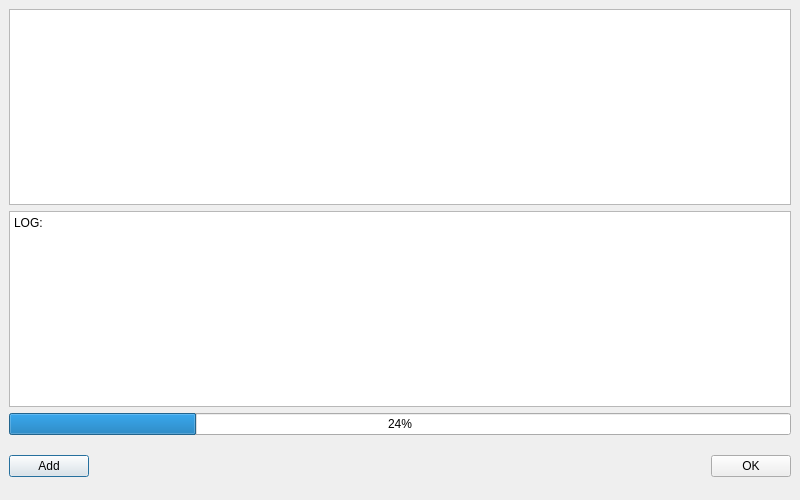
<?xml version="1.0" encoding="UTF-8"?>
<ui version="4.0">
 <class>seg</class>
 <widget class="QDialog" name="seg">
  <property name="geometry">
   <rect>
    <x>0</x>
    <y>0</y>
    <width>800</width>
    <height>500</height>
   </rect>
  </property>
  <property name="windowTitle">
   <string>Dialog</string>
  </property>
  <layout class="QHBoxLayout" name="horizontalLayout_2">
   <property name="leftMargin">
    <number>0</number>
   </property>
   <property name="topMargin">
    <number>0</number>
   </property>
   <property name="rightMargin">
    <number>0</number>
   </property>
   <property name="bottomMargin">
    <number>0</number>
   </property>
   <item>
    <widget class="QWidget" name="widget_2" native="true">
     <layout class="QVBoxLayout" name="verticalLayout">
      <item>
       <widget class="QListWidget" name="listWidget"/>
      </item>
      <item>
       <widget class="QTextBrowser" name="textBrowser">
        <property name="html">
         <string>&lt;!DOCTYPE HTML PUBLIC &quot;-//W3C//DTD HTML 4.0//EN&quot; &quot;http://www.w3.org/TR/REC-html40/strict.dtd&quot;&gt;
&lt;html&gt;&lt;head&gt;&lt;meta name=&quot;qrichtext&quot; content=&quot;1&quot; /&gt;&lt;style type=&quot;text/css&quot;&gt;
p, li { white-space: pre-wrap; }
&lt;/style&gt;&lt;/head&gt;&lt;body style=&quot; font-family:'SimSun'; font-size:9pt; font-weight:400; font-style:normal;&quot;&gt;
&lt;p style=&quot; margin-top:0px; margin-bottom:0px; margin-left:0px; margin-right:0px; -qt-block-indent:0; text-indent:0px;&quot;&gt;LOG:&lt;/p&gt;&lt;/body&gt;&lt;/html&gt;</string>
        </property>
       </widget>
      </item>
      <item>
       <widget class="QProgressBar" name="progressBar">
        <property name="value">
         <number>24</number>
        </property>
       </widget>
      </item>
      <item>
       <widget class="QWidget" name="widget" native="true">
        <property name="sizePolicy">
         <sizepolicy hsizetype="Preferred" vsizetype="Fixed">
          <horstretch>0</horstretch>
          <verstretch>0</verstretch>
         </sizepolicy>
        </property>
        <property name="minimumSize">
         <size>
          <width>50</width>
          <height>50</height>
         </size>
        </property>
        <layout class="QHBoxLayout" name="horizontalLayout">
         <property name="leftMargin">
          <number>0</number>
         </property>
         <property name="topMargin">
          <number>0</number>
         </property>
         <property name="rightMargin">
          <number>0</number>
         </property>
         <property name="bottomMargin">
          <number>0</number>
         </property>
         <item>
          <widget class="QPushButton" name="add">
           <property name="text">
            <string>Add</string>
           </property>
          </widget>
         </item>
         <item>
          <spacer name="horizontalSpacer">
           <property name="orientation">
            <enum>Qt::Horizontal</enum>
           </property>
           <property name="sizeHint" stdset="0">
            <size>
             <width>40</width>
             <height>20</height>
            </size>
           </property>
          </spacer>
         </item>
         <item>
          <widget class="QPushButton" name="OK">
           <property name="text">
            <string>OK</string>
           </property>
          </widget>
         </item>
        </layout>
       </widget>
      </item>
     </layout>
    </widget>
   </item>
  </layout>
 </widget>
 <resources/>
 <connections/>
</ui>
